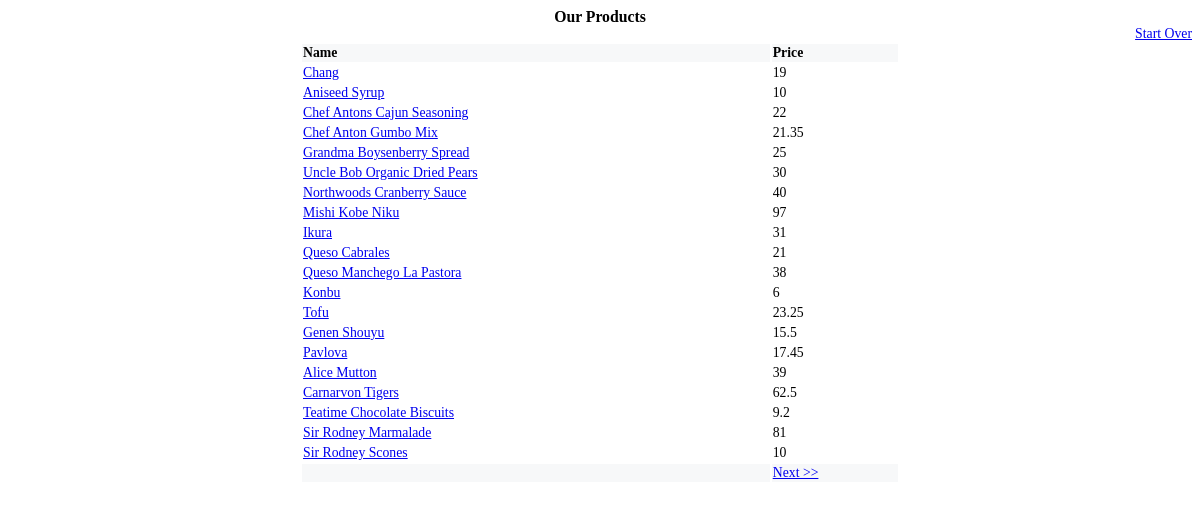
The page / on the database its author committed.
### tables this page shows
CREATE TABLE products (
  PRODUCTID int(11) NOT NULL auto_increment,
  PRODUCTNAME varchar(255) NOT NULL default '',
  UNITPRICE varchar(255) NOT NULL default '',
  UNITSINSTOCK varchar(255) NOT NULL default '',
  DISCONTINUED varchar(255) NOT NULL default '',
  PRIMARY KEY  (PRODUCTID)
);

### lib/ProductController.php (called while the page is built, shortened)
<?php
class ProductController extends ProductView {
    function ProductController (&$model,$getvars=null) {
        $this->header();
        switch ( $getvars['view'] ) {
            default:
                if ( empty ($getvars['rownum']) ) {
                    $this->productTable();
                } else {
                    $this->productTable($getvars['rownum']);
                }
                break;
        }
        $this->footer();
    }
}
?>

### lib/DataAccess.php (called while the page is built, shortened)
<?php
class DataAccess {
    var $db;
    var $query;
    function DataAccess ($host,$user,$pass,$db) {
        $this->db=mysql_pconnect($host,$user,$pass);
    }
    function fetch($sql) {
        $this->query=mysql_unbuffered_query($sql,$this->db);
    }
    function getRow () {
        if ( $row=mysql_fetch_array($this->query,MYSQL_ASSOC) )
            return $row;
        else
            return false;
    }
}
?>

### lib/ProductModel.php (called while the page is built, shortened)
<?php
class ProductModel {
    var $dao;
    function ProductModel (&$dao) {
        $this->dao=& $dao;
    }
    function listProducts($start=1,$rows=50) {
        $this->dao->fetch("SELECT * FROM products LIMIT ".$start.", ".$rows);
    }
    function getProduct() {
        if ( $product=$this->dao->getRow() )
            return $product;
        else
            return false;
    }
}
?>

### lib/ProductView.php (the view, shortened to what this page needs)
<?php
class ProductView {
    var $model;
    var $output;
    function ProductView (&$model) {
        $this->model=& $model;
    }
    function header () {
        $this->output=<<<EOD
<!doctype html public "-//W3C//DTD HTML 4.0 Transitional//EN">
<html>
<head>
<title> Our Products </title>
<style>
body { font-size: 13.75px; font-family: verdana }
td { font-size: 13.75px; font-family: verdana }
.title { font-size: 15.75px; font-weight: bold; font-family: verdana }
.heading {
    font-size: 13.75px; font-weight: bold;
    font-family: verdana; background-color: #f7f8f9 }
.nav { background-color: #f7f8f9 }
</style>
</head>
<body>
<div align="center" class="title">Our Products</div>
EOD;
        $this->output.="\n<div align=\"right\"><a href=\"".
            $_SERVER['PHP_SELF']."\">Start Over</a></div>\n";
    }
    function footer () {
        $this->output.="</body>\n</html>";
    }
    function productTable($rownum=1) {
        $rowsperpage='20';
        $this->model->listProducts($rownum,$rowsperpage);
        $this->output.="<table width=\"600\" align=\"center\">\n<tr>\n".
                "<td class=\"heading\">Name</td>\n".
                "<td class=\"heading\">Price</td>\n</tr>\n";
        while ( $product=$this->model->getProduct() ) {
            $this->output.="<tr>\n<td><a href=\"".$_SERVER['PHP_SELF'].
                "?view=product&id=".$product['PRODUCTID']."\">".
                $product['PRODUCTNAME']."</a></td>".
                "<td>".$product['UNITPRICE']."</td>\n</tr>\n";
        }
        $this->output.="<tr class=\"nav\">\n";
        if ( $rownum!=0 && $rownum > $rowsperpage ) {
            $this->output.="<td><a href=\"".$_SERVER['PHP_SELF'].
                "?view=table&rownum=".($rownum-$rowsperpage).
                "\"><< Prev</a></td>";
        } else {
            $this->output.="<td>&nbsp;</td>";
        }
        if ( $product['PRODUCTID'] < ($rownum + $rowsperpage) ) {
            $this->output.="<td><a href=\"".$_SERVER['PHP_SELF'].
                "?view=table&rownum=".($rownum+$rowsperpage).
                "\">Next >></a></td>";
        } else {
            $this->output.="<td>&nbsp;</td>\n";
        }
        $this->output.="</tr>\n</table>\n";
    }
    function display () {
        return $this->output;
    }
}
?>

### index.php
<?php
require_once('lib/DataAccess.php');
require_once('lib/ProductModel.php');
require_once('lib/ProductView.php');
require_once('lib/ProductController.php');
$dao=& new DataAccess ('localhost','user','pass','dbname');
$productModel=& new ProductModel($dao);
$productController=& new ProductController($productModel,$_GET);
echo $productController->display();
?>

### lib/ProductView.php (style rules this page uses)
body { font-size: 13.75px; font-family: verdana }
td { font-size: 13.75px; font-family: verdana }
.title { font-size: 15.75px; font-weight: bold; font-family: verdana }
.heading { font-size: 13.75px; font-weight: bold; font-family: verdana; background-color: #f7f8f9 }
.nav { background-color: #f7f8f9 }

### rows shown on the page
products: PRODUCTNAME "Chang", UNITPRICE "19"
products: PRODUCTNAME "Aniseed Syrup", UNITPRICE "10"
products: PRODUCTNAME "Chef Antons Cajun Seasoning", UNITPRICE "22"
products: PRODUCTNAME "Chef Anton Gumbo Mix", UNITPRICE "21.35"
products: PRODUCTNAME "Grandma Boysenberry Spread", UNITPRICE "25"
products: PRODUCTNAME "Uncle Bob Organic Dried Pears", UNITPRICE "30"
products: PRODUCTNAME "Northwoods Cranberry Sauce", UNITPRICE "40"
products: PRODUCTNAME "Mishi Kobe Niku", UNITPRICE "97"
products: PRODUCTNAME "Ikura", UNITPRICE "31"
products: PRODUCTNAME "Queso Cabrales", UNITPRICE "21"
products: PRODUCTNAME "Queso Manchego La Pastora", UNITPRICE "38"
products: PRODUCTNAME "Konbu", UNITPRICE "6"
products: PRODUCTNAME "Tofu", UNITPRICE "23.25"
products: PRODUCTNAME "Genen Shouyu", UNITPRICE "15.5"
products: PRODUCTNAME "Pavlova", UNITPRICE "17.45"
products: PRODUCTNAME "Alice Mutton", UNITPRICE "39"
products: PRODUCTNAME "Carnarvon Tigers", UNITPRICE "62.5"
products: PRODUCTNAME "Teatime Chocolate Biscuits", UNITPRICE "9.2"
products: PRODUCTNAME "Sir Rodney Marmalade", UNITPRICE "81"
products: PRODUCTNAME "Sir Rodney Scones", UNITPRICE "10"
